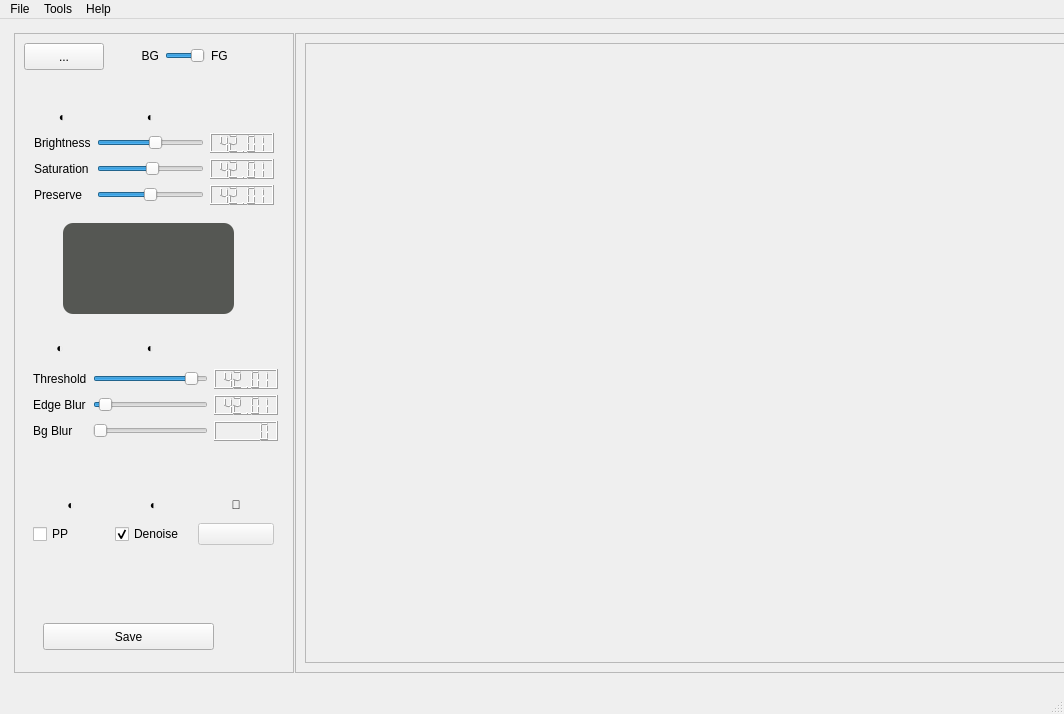
<?xml version="1.0" encoding="UTF-8"?>
<ui version="4.0">
 <class>MainWindow</class>
 <widget class="QMainWindow" name="MainWindow">
  <property name="geometry">
   <rect>
    <x>0</x>
    <y>0</y>
    <width>1064</width>
    <height>714</height>
   </rect>
  </property>
  <property name="acceptDrops">
   <bool>true</bool>
  </property>
  <property name="windowTitle">
   <string>MainWindow</string>
  </property>
  <property name="windowIcon">
   <iconset>
    <normaloff>:/icon/appicon.png</normaloff>:/icon/appicon.png</iconset>
  </property>
  <widget class="QWidget" name="centralwidget">
   <property name="minimumSize">
    <size>
     <width>800</width>
     <height>600</height>
    </size>
   </property>
   <layout class="QHBoxLayout" name="horizontalLayout">
    <item>
     <layout class="QHBoxLayout" name="horizontalLayout_2" stretch="0,0">
      <property name="spacing">
       <number>1</number>
      </property>
      <property name="sizeConstraint">
       <enum>QLayout::SetDefaultConstraint</enum>
      </property>
      <property name="leftMargin">
       <number>5</number>
      </property>
      <property name="topMargin">
       <number>5</number>
      </property>
      <property name="rightMargin">
       <number>5</number>
      </property>
      <property name="bottomMargin">
       <number>10</number>
      </property>
      <item>
       <widget class="QFrame" name="frameControl">
        <property name="sizePolicy">
         <sizepolicy hsizetype="Preferred" vsizetype="Preferred">
          <horstretch>0</horstretch>
          <verstretch>0</verstretch>
         </sizepolicy>
        </property>
        <property name="minimumSize">
         <size>
          <width>280</width>
          <height>0</height>
         </size>
        </property>
        <property name="maximumSize">
         <size>
          <width>250</width>
          <height>16777215</height>
         </size>
        </property>
        <property name="styleSheet">
         <string notr="true"/>
        </property>
        <property name="frameShape">
         <enum>QFrame::StyledPanel</enum>
        </property>
        <property name="frameShadow">
         <enum>QFrame::Raised</enum>
        </property>
        <widget class="QPushButton" name="button2Browse">
         <property name="geometry">
          <rect>
           <x>10</x>
           <y>10</y>
           <width>80</width>
           <height>27</height>
          </rect>
         </property>
         <property name="maximumSize">
          <size>
           <width>150</width>
           <height>16777215</height>
          </size>
         </property>
         <property name="toolTip">
          <string>&lt;html&gt;&lt;head/&gt;&lt;body&gt;&lt;p&gt;Open an image file to edit&lt;/p&gt;&lt;/body&gt;&lt;/html&gt;</string>
         </property>
         <property name="text">
          <string>...</string>
         </property>
        </widget>
        <widget class="QFrame" name="frameSliders">
         <property name="geometry">
          <rect>
           <x>9</x>
           <y>60</y>
           <width>291</width>
           <height>511</height>
          </rect>
         </property>
         <property name="minimumSize">
          <size>
           <width>250</width>
           <height>0</height>
          </size>
         </property>
         <property name="styleSheet">
          <string notr="true"/>
         </property>
         <property name="frameShape">
          <enum>QFrame::NoFrame</enum>
         </property>
         <property name="frameShadow">
          <enum>QFrame::Sunken</enum>
         </property>
         <property name="lineWidth">
          <number>0</number>
         </property>
         <widget class="QWidget" name="layoutWidget">
          <property name="geometry">
           <rect>
            <x>10</x>
            <y>400</y>
            <width>241</width>
            <height>52</height>
           </rect>
          </property>
          <layout class="QGridLayout" name="gridLayout_3">
           <item row="3" column="0">
            <widget class="QCheckBox" name="check_pp">
             <property name="toolTip">
              <string>&lt;html&gt;&lt;head/&gt;&lt;body&gt;&lt;p&gt;PostProcess &lt;span style=&quot; font-weight:600;&quot;&gt;whole&lt;/span&gt; image&lt;/p&gt;&lt;/body&gt;&lt;/html&gt;</string>
             </property>
             <property name="text">
              <string>PP</string>
             </property>
             <property name="checked">
              <bool>false</bool>
             </property>
            </widget>
           </item>
           <item row="2" column="0">
            <widget class="QLabel" name="label_4">
             <property name="text">
              <string>◐</string>
             </property>
             <property name="alignment">
              <set>Qt::AlignCenter</set>
             </property>
            </widget>
           </item>
           <item row="3" column="1">
            <widget class="QCheckBox" name="check_blur">
             <property name="toolTip">
              <string>&lt;html&gt;&lt;head/&gt;&lt;body&gt;&lt;p&gt;Denoise selected area&lt;/p&gt;&lt;/body&gt;&lt;/html&gt;</string>
             </property>
             <property name="text">
              <string>Denoise</string>
             </property>
             <property name="checked">
              <bool>true</bool>
             </property>
            </widget>
           </item>
           <item row="2" column="1">
            <widget class="QLabel" name="label">
             <property name="text">
              <string>◐</string>
             </property>
             <property name="alignment">
              <set>Qt::AlignCenter</set>
             </property>
            </widget>
           </item>
           <item row="3" column="2">
            <widget class="QPushButton" name="buttonReset">
             <property name="enabled">
              <bool>false</bool>
             </property>
             <property name="sizePolicy">
              <sizepolicy hsizetype="Minimum" vsizetype="Minimum">
               <horstretch>0</horstretch>
               <verstretch>0</verstretch>
              </sizepolicy>
             </property>
             <property name="minimumSize">
              <size>
               <width>20</width>
               <height>20</height>
              </size>
             </property>
             <property name="toolTip">
              <string>Reset!</string>
             </property>
             <property name="styleSheet">
              <string notr="true">/* border-color: rgb(239, 41, 41);
color: rgb(255, 255, 255); */</string>
             </property>
             <property name="text">
              <string/>
             </property>
            </widget>
           </item>
           <item row="2" column="2">
            <widget class="QLabel" name="label_5">
             <property name="text">
              <string>🔨</string>
             </property>
             <property name="alignment">
              <set>Qt::AlignCenter</set>
             </property>
            </widget>
           </item>
          </layout>
         </widget>
         <widget class="QLabel" name="label_maskimage">
          <property name="geometry">
           <rect>
            <x>40</x>
            <y>130</y>
            <width>171</width>
            <height>91</height>
           </rect>
          </property>
          <property name="toolTip">
           <string>&lt;html&gt;&lt;head/&gt;&lt;body&gt;&lt;p&gt;Current  Selection (Segmentation)&lt;/p&gt;&lt;/body&gt;&lt;/html&gt;</string>
          </property>
          <property name="styleSheet">
           <string notr="true">border-radius: 10px;  
border-color: rgb(136, 138, 133);
background-color: rgb(85, 87, 83)</string>
          </property>
          <property name="frameShadow">
           <enum>QFrame::Plain</enum>
          </property>
          <property name="text">
           <string/>
          </property>
          <property name="scaledContents">
           <bool>false</bool>
          </property>
          <property name="alignment">
           <set>Qt::AlignCenter</set>
          </property>
          <property name="margin">
           <number>5</number>
          </property>
         </widget>
         <widget class="QWidget" name="">
          <property name="geometry">
           <rect>
            <x>11</x>
            <y>13</y>
            <width>240</width>
            <height>99</height>
           </rect>
          </property>
          <layout class="QGridLayout" name="gridLayout_2">
           <item row="0" column="0">
            <widget class="QLabel" name="labelSeparator2">
             <property name="styleSheet">
              <string notr="true"/>
             </property>
             <property name="text">
              <string>◐</string>
             </property>
             <property name="alignment">
              <set>Qt::AlignCenter</set>
             </property>
            </widget>
           </item>
           <item row="0" column="1">
            <widget class="QLabel" name="labelSeparator2_3">
             <property name="styleSheet">
              <string notr="true"/>
             </property>
             <property name="text">
              <string>◐</string>
             </property>
             <property name="alignment">
              <set>Qt::AlignCenter</set>
             </property>
            </widget>
           </item>
           <item row="1" column="0">
            <widget class="QLabel" name="lablel_brightness">
             <property name="text">
              <string>Brightness</string>
             </property>
            </widget>
           </item>
           <item row="1" column="1">
            <widget class="QSlider" name="slider_bright">
             <property name="toolTip">
              <string>&lt;html&gt;&lt;head/&gt;&lt;body&gt;&lt;p&gt;Brightness of Segment&lt;/p&gt;&lt;p&gt;Select &lt;span style=&quot; font-weight:600;&quot;&gt;Back &lt;/span&gt;from above if you want to brighten background only &lt;/p&gt;&lt;/body&gt;&lt;/html&gt;</string>
             </property>
             <property name="minimum">
              <number>-200</number>
             </property>
             <property name="maximum">
              <number>200</number>
             </property>
             <property name="singleStep">
              <number>1</number>
             </property>
             <property name="value">
              <number>20</number>
             </property>
             <property name="orientation">
              <enum>Qt::Horizontal</enum>
             </property>
             <property name="tickInterval">
              <number>5</number>
             </property>
            </widget>
           </item>
           <item row="1" column="2">
            <widget class="QLCDNumber" name="lcd_bright">
             <property name="maximumSize">
              <size>
               <width>16777215</width>
               <height>20</height>
              </size>
             </property>
             <property name="font">
              <font>
               <family>Ubuntu</family>
               <pointsize>12</pointsize>
               <strikeout>false</strikeout>
              </font>
             </property>
             <property name="smallDecimalPoint">
              <bool>false</bool>
             </property>
             <property name="value" stdset="0">
              <double>42.009999999999998</double>
             </property>
            </widget>
           </item>
           <item row="2" column="0">
            <widget class="QLabel" name="label_saturation">
             <property name="text">
              <string>Saturation</string>
             </property>
            </widget>
           </item>
           <item row="2" column="1">
            <widget class="QSlider" name="slider_saturation">
             <property name="toolTip">
              <string>Color saturation</string>
             </property>
             <property name="minimum">
              <number>-200</number>
             </property>
             <property name="maximum">
              <number>200</number>
             </property>
             <property name="value">
              <number>10</number>
             </property>
             <property name="orientation">
              <enum>Qt::Horizontal</enum>
             </property>
             <property name="tickInterval">
              <number>5</number>
             </property>
            </widget>
           </item>
           <item row="2" column="2">
            <widget class="QLCDNumber" name="lcd_satur">
             <property name="maximumSize">
              <size>
               <width>16777215</width>
               <height>20</height>
              </size>
             </property>
             <property name="value" stdset="0">
              <double>42.009999999999998</double>
             </property>
            </widget>
           </item>
           <item row="3" column="0">
            <widget class="QLabel" name="label_3">
             <property name="text">
              <string>Preserve</string>
             </property>
            </widget>
           </item>
           <item row="3" column="1">
            <widget class="QSlider" name="slider_blendwt1">
             <property name="toolTip">
              <string>Weightage for original image</string>
             </property>
             <property name="minimum">
              <number>1</number>
             </property>
             <property name="maximum">
              <number>100</number>
             </property>
             <property name="singleStep">
              <number>5</number>
             </property>
             <property name="value">
              <number>50</number>
             </property>
             <property name="orientation">
              <enum>Qt::Horizontal</enum>
             </property>
             <property name="tickInterval">
              <number>5</number>
             </property>
            </widget>
           </item>
           <item row="3" column="2">
            <widget class="QLCDNumber" name="lcd_blendwt1">
             <property name="maximumSize">
              <size>
               <width>16777215</width>
               <height>20</height>
              </size>
             </property>
             <property name="value" stdset="0">
              <double>42.009999999999998</double>
             </property>
            </widget>
           </item>
          </layout>
         </widget>
         <widget class="QWidget" name="">
          <property name="geometry">
           <rect>
            <x>10</x>
            <y>240</y>
            <width>245</width>
            <height>108</height>
           </rect>
          </property>
          <layout class="QGridLayout" name="gridLayout">
           <item row="0" column="0">
            <widget class="QLabel" name="labelSeparator2_4">
             <property name="styleSheet">
              <string notr="true"/>
             </property>
             <property name="text">
              <string>◐</string>
             </property>
             <property name="alignment">
              <set>Qt::AlignCenter</set>
             </property>
            </widget>
           </item>
           <item row="0" column="1">
            <widget class="QLabel" name="labelSeparator2_2">
             <property name="styleSheet">
              <string notr="true"/>
             </property>
             <property name="text">
              <string>◐</string>
             </property>
             <property name="alignment">
              <set>Qt::AlignCenter</set>
             </property>
            </widget>
           </item>
           <item row="1" column="0">
            <widget class="QLabel" name="label_2">
             <property name="text">
              <string>Threshold</string>
             </property>
             <property name="margin">
              <number>5</number>
             </property>
            </widget>
           </item>
           <item row="1" column="1">
            <widget class="QSlider" name="slider_thresh">
             <property name="toolTip">
              <string>&lt;html&gt;&lt;head/&gt;&lt;body&gt;&lt;p&gt;Lower this to grow the selection&lt;/p&gt;&lt;p&gt;Use this with &lt;span style=&quot; font-weight:600;&quot;&gt;Blur Edge&lt;/span&gt; to control edges&lt;/p&gt;&lt;/body&gt;&lt;/html&gt;</string>
             </property>
             <property name="minimum">
              <number>1</number>
             </property>
             <property name="maximum">
              <number>99</number>
             </property>
             <property name="singleStep">
              <number>5</number>
             </property>
             <property name="value">
              <number>90</number>
             </property>
             <property name="orientation">
              <enum>Qt::Horizontal</enum>
             </property>
             <property name="tickInterval">
              <number>5</number>
             </property>
            </widget>
           </item>
           <item row="1" column="2">
            <widget class="QLCDNumber" name="lcd_thresh">
             <property name="maximumSize">
              <size>
               <width>16777215</width>
               <height>20</height>
              </size>
             </property>
             <property name="value" stdset="0">
              <double>42.009999999999998</double>
             </property>
            </widget>
           </item>
           <item row="2" column="0">
            <widget class="QLabel" name="label_9">
             <property name="text">
              <string>Edge Blur</string>
             </property>
            </widget>
           </item>
           <item row="2" column="1">
            <widget class="QSlider" name="slider_bluredge">
             <property name="toolTip">
              <string>&lt;html&gt;&lt;head/&gt;&lt;body&gt;&lt;p&gt;Blur  selection edges &lt;/p&gt;&lt;/body&gt;&lt;/html&gt;</string>
             </property>
             <property name="minimum">
              <number>1</number>
             </property>
             <property name="maximum">
              <number>200</number>
             </property>
             <property name="value">
              <number>10</number>
             </property>
             <property name="orientation">
              <enum>Qt::Horizontal</enum>
             </property>
             <property name="tickInterval">
              <number>5</number>
             </property>
            </widget>
           </item>
           <item row="2" column="2">
            <widget class="QLCDNumber" name="lcd_blur">
             <property name="maximumSize">
              <size>
               <width>16777215</width>
               <height>20</height>
              </size>
             </property>
             <property name="value" stdset="0">
              <double>42.009999999999998</double>
             </property>
            </widget>
           </item>
           <item row="3" column="0">
            <widget class="QLabel" name="label_6">
             <property name="text">
              <string>Bg Blur</string>
             </property>
            </widget>
           </item>
           <item row="3" column="1">
            <widget class="QSlider" name="slider_bgblur">
             <property name="enabled">
              <bool>false</bool>
             </property>
             <property name="toolTip">
              <string>&lt;html&gt;&lt;head/&gt;&lt;body&gt;&lt;p&gt;Background blur factor&lt;/p&gt;&lt;p&gt;(Enabled in BG mode)&lt;/p&gt;&lt;/body&gt;&lt;/html&gt;</string>
             </property>
             <property name="minimum">
              <number>1</number>
             </property>
             <property name="maximum">
              <number>100</number>
             </property>
             <property name="singleStep">
              <number>4</number>
             </property>
             <property name="value">
              <number>1</number>
             </property>
             <property name="orientation">
              <enum>Qt::Horizontal</enum>
             </property>
             <property name="tickInterval">
              <number>5</number>
             </property>
            </widget>
           </item>
           <item row="3" column="2">
            <widget class="QLCDNumber" name="lcd_bgblur">
             <property name="maximumSize">
              <size>
               <width>16777215</width>
               <height>20</height>
              </size>
             </property>
             <property name="value" stdset="0">
              <double>0.000000000000000</double>
             </property>
             <property name="intValue" stdset="0">
              <number>0</number>
             </property>
            </widget>
           </item>
          </layout>
         </widget>
        </widget>
        <widget class="QWidget" name="layoutWidget">
         <property name="geometry">
          <rect>
           <x>100</x>
           <y>10</y>
           <width>141</width>
           <height>25</height>
          </rect>
         </property>
         <layout class="QHBoxLayout" name="horizontalLayout_4">
          <item>
           <widget class="QLabel" name="label_fore">
            <property name="styleSheet">
             <string notr="true"/>
            </property>
            <property name="toolTip">
             <string>Background - applies effects to background</string>
            </property>
            <property name="text">
             <string>BG</string>
            </property>
            <property name="alignment">
             <set>Qt::AlignRight|Qt::AlignTrailing|Qt::AlignVCenter</set>
            </property>
            <property name="margin">
             <number>2</number>
            </property>
           </widget>
          </item>
          <item>
           <widget class="QSlider" name="sliderModeToggle">
            <property name="maximumSize">
             <size>
              <width>40</width>
              <height>16777215</height>
             </size>
            </property>
            <property name="toolTip">
             <string>&lt;html&gt;&lt;head/&gt;&lt;body&gt;&lt;p&gt;Foreground or Background?&lt;/p&gt;&lt;/body&gt;&lt;/html&gt;</string>
            </property>
            <property name="styleSheet">
             <string notr="true"/>
            </property>
            <property name="minimum">
             <number>0</number>
            </property>
            <property name="maximum">
             <number>1</number>
            </property>
            <property name="pageStep">
             <number>1</number>
            </property>
            <property name="value">
             <number>1</number>
            </property>
            <property name="orientation">
             <enum>Qt::Horizontal</enum>
            </property>
            <property name="invertedAppearance">
             <bool>false</bool>
            </property>
           </widget>
          </item>
          <item>
           <widget class="QLabel" name="label_back">
            <property name="toolTip">
             <string>Foreground - applies effects to foreground</string>
            </property>
            <property name="text">
             <string>FG</string>
            </property>
            <property name="margin">
             <number>2</number>
            </property>
           </widget>
          </item>
         </layout>
        </widget>
        <widget class="QPushButton" name="button2Save">
         <property name="geometry">
          <rect>
           <x>29</x>
           <y>590</y>
           <width>171</width>
           <height>27</height>
          </rect>
         </property>
         <property name="toolTip">
          <string>&lt;html&gt;&lt;head/&gt;&lt;body&gt;&lt;p&gt;Save edited File&lt;/p&gt;&lt;p&gt;It might take more time than previews&lt;/p&gt;&lt;/body&gt;&lt;/html&gt;</string>
         </property>
         <property name="styleSheet">
          <string notr="true">border-color:rgb(136, 138, 133)</string>
         </property>
         <property name="text">
          <string>Save</string>
         </property>
        </widget>
       </widget>
      </item>
      <item>
       <widget class="QScrollArea" name="scrollArea">
        <property name="sizePolicy">
         <sizepolicy hsizetype="Expanding" vsizetype="Expanding">
          <horstretch>0</horstretch>
          <verstretch>0</verstretch>
         </sizepolicy>
        </property>
        <property name="minimumSize">
         <size>
          <width>800</width>
          <height>600</height>
         </size>
        </property>
        <property name="lineWidth">
         <number>1</number>
        </property>
        <property name="verticalScrollBarPolicy">
         <enum>Qt::ScrollBarAlwaysOn</enum>
        </property>
        <property name="sizeAdjustPolicy">
         <enum>QAbstractScrollArea::AdjustToContents</enum>
        </property>
        <property name="widgetResizable">
         <bool>true</bool>
        </property>
        <property name="alignment">
         <set>Qt::AlignCenter</set>
        </property>
        <widget class="QWidget" name="scrollAreaWidgetContents">
         <property name="geometry">
          <rect>
           <x>0</x>
           <y>0</y>
           <width>784</width>
           <height>631</height>
          </rect>
         </property>
         <property name="sizePolicy">
          <sizepolicy hsizetype="Expanding" vsizetype="Expanding">
           <horstretch>0</horstretch>
           <verstretch>0</verstretch>
          </sizepolicy>
         </property>
         <layout class="QHBoxLayout" name="horizontalLayout_3">
          <item>
           <widget class="QLabel" name="label_mainimage">
            <property name="enabled">
             <bool>true</bool>
            </property>
            <property name="sizePolicy">
             <sizepolicy hsizetype="Expanding" vsizetype="Expanding">
              <horstretch>0</horstretch>
              <verstretch>0</verstretch>
             </sizepolicy>
            </property>
            <property name="font">
             <font>
              <strikeout>false</strikeout>
             </font>
            </property>
            <property name="acceptDrops">
             <bool>true</bool>
            </property>
            <property name="toolTip">
             <string>&lt;html&gt;&lt;head/&gt;&lt;body&gt;&lt;p&gt;You have not opened any image file &lt;/p&gt;&lt;p&gt;(Use File Open Button on&lt;span style=&quot; font-weight:600;&quot;&gt; Top Left&lt;/span&gt;)&lt;/p&gt;&lt;/body&gt;&lt;/html&gt;</string>
            </property>
            <property name="styleSheet">
             <string notr="true"/>
            </property>
            <property name="frameShape">
             <enum>QFrame::StyledPanel</enum>
            </property>
            <property name="frameShadow">
             <enum>QFrame::Plain</enum>
            </property>
            <property name="lineWidth">
             <number>1</number>
            </property>
            <property name="midLineWidth">
             <number>0</number>
            </property>
            <property name="text">
             <string/>
            </property>
            <property name="scaledContents">
             <bool>false</bool>
            </property>
            <property name="alignment">
             <set>Qt::AlignCenter</set>
            </property>
            <property name="margin">
             <number>10</number>
            </property>
           </widget>
          </item>
         </layout>
        </widget>
       </widget>
      </item>
     </layout>
    </item>
   </layout>
  </widget>
  <widget class="QMenuBar" name="menubar">
   <property name="geometry">
    <rect>
     <x>0</x>
     <y>0</y>
     <width>1064</width>
     <height>24</height>
    </rect>
   </property>
   <widget class="QMenu" name="menuFile">
    <property name="title">
     <string>File</string>
    </property>
    <addaction name="action_open"/>
    <addaction name="action_save"/>
    <addaction name="action_quit"/>
   </widget>
   <widget class="QMenu" name="menuHelp">
    <property name="title">
     <string>Help</string>
    </property>
    <addaction name="action_about"/>
   </widget>
   <widget class="QMenu" name="menuTools">
    <property name="title">
     <string>Tools</string>
    </property>
    <addaction name="action_ParentFolder"/>
    <addaction name="actionExportTransparency"/>
   </widget>
   <addaction name="menuFile"/>
   <addaction name="menuTools"/>
   <addaction name="menuHelp"/>
  </widget>
  <widget class="QStatusBar" name="statusbar">
   <property name="styleSheet">
    <string notr="true"/>
   </property>
  </widget>
  <action name="action_open">
   <property name="text">
    <string>Open</string>
   </property>
   <property name="toolTip">
    <string>Open an Image</string>
   </property>
  </action>
  <action name="action_save">
   <property name="enabled">
    <bool>false</bool>
   </property>
   <property name="text">
    <string>Save</string>
   </property>
  </action>
  <action name="action_quit">
   <property name="text">
    <string>Quit</string>
   </property>
  </action>
  <action name="action_about">
   <property name="text">
    <string>About</string>
   </property>
  </action>
  <action name="action_ParentFolder">
   <property name="text">
    <string>Locate On Disk</string>
   </property>
   <property name="toolTip">
    <string>Open containing folder</string>
   </property>
  </action>
  <action name="actionExportTransparency">
   <property name="text">
    <string>FG to Clipboard</string>
   </property>
   <property name="toolTip">
    <string>&lt;html&gt;&lt;head/&gt;&lt;body&gt;&lt;p&gt;Save Transparent png image with foreground only&lt;/p&gt;&lt;/body&gt;&lt;/html&gt;</string>
   </property>
  </action>
 </widget>
 <resources/>
 <connections/>
</ui>
